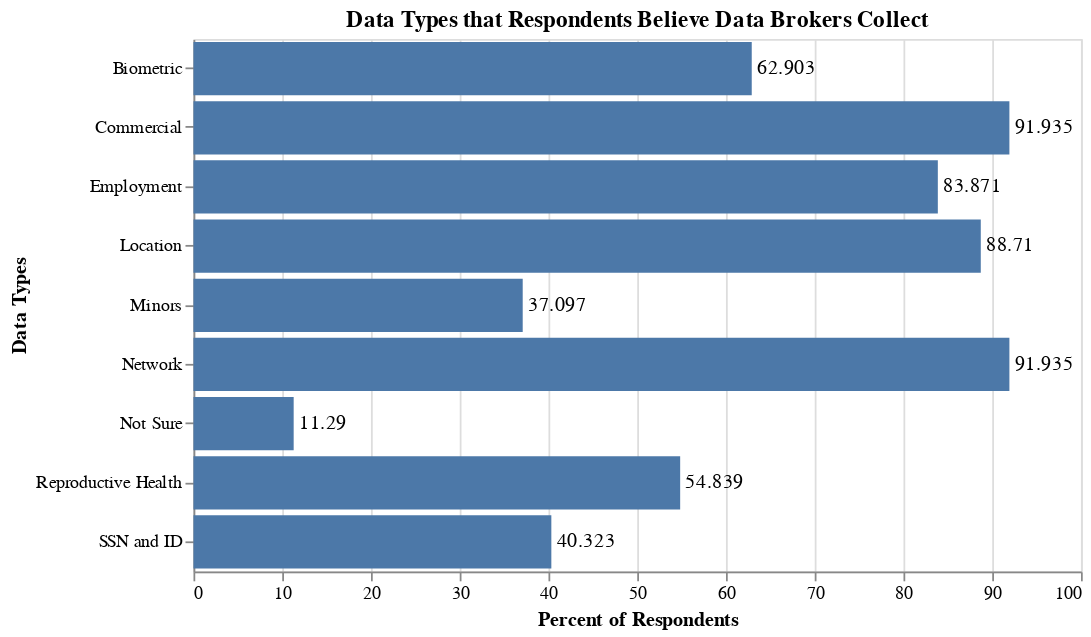

Write notebook code for a chart like this one.
### Code cell
def rename_categories(cell, rename_map):
    # Helper function for renaming categories
    for long_name, short_name in rename_map.items():
        cell = cell.replace(long_name, short_name)
    items = [item.strip() for item in cell.split(", ")]
    return ", ".join(items)

def analyze_type_collected(df):
    '''
    Process and analyze data correspond to the survey question "What types of data do you think data brokers collect? (Select all that apply)?" 
    Returns a dataframe with percentages, per response category, of types of data that survey respondents think data brokers collect.
    Graphs a corresponding plot of frequencies by each response.
    '''
    # Rename category names so it is easier to split by commas
    rename_map = {
        "Location data": "Location",
        "Biometric data (e.g., fingerprint, voice, facial recognition)": "Biometric",
        "Reproductive health-related information": "Reproductive Health",
        "Commercial data (e.g., purchasing and transaction history)": "Commercial",
        "Employment-related data": "Employment",
        "Personal information of individuals under 18": "Minors",
        "Social Security Number and government ID information": "SSN and ID",
        "Network data (e.g., IP address, browsing history)": "Network",
        "Not sure": "Not Sure"
    }
    df["type_collected"] = df["type_collected"].apply(lambda x: rename_categories(x, rename_map))

    # Split by comma and explode into rows and strip whitespace
    split_df = df["type_collected"].str.split(",").explode()
    split_df = split_df.str.strip()

    # One-Hot Encode Columns
    one_hot = pd.get_dummies(split_df)
    one_hot = one_hot.groupby(split_df.index).max()
    one_hot = pd.DataFrame(one_hot)

    # Calculate Percentages and put in a dictionary
    percentages = dict(zip(one_hot.columns, np.round(one_hot.mean() * 100, 3)))
    percent_df = pd.DataFrame({
        'Category': list(percentages.keys()),
        'Percent': list(percentages.values())
    })

    # Graph
    bars = (
        alt.Chart(percent_df)
        .mark_bar()
        .encode(
            x=alt.X('Percent:Q', title='Percent of Respondents'),
            y=alt.Y('Category:N', title="Data Types"),
            tooltip=['Category', 'Percent']
        )
        .properties(height=300, width=500, title="Data Types that Respondents Believe Data Brokers Collect")
    )

    text = bars.mark_text(
        align='left',
        baseline='middle',
        dx=3
    ).encode(
        text='Percent:Q'
    )

    display(percent_df)
    chart = bars + text

    return chart

survey_type_collected = analyze_type_collected(survey)
display(survey_type_collected)
survey_type_collected.save("imgs/Data Types that Respondents Believe Data Brokers Collect.svg")

### Figure 1 — Vega-Lite specification as saved in the notebook (floating-point values rounded to 4 significant figures)
{"config": {"view": {"continuousWidth": 300, "continuousHeight": 300}}, "layer": [{"mark": {"type": "bar"}, "encoding": {"tooltip": [{"field": "Category", "type": "nominal"}, {"field": "Percent", "type": "quantitative"}], "x": {"field": "Percent", "title": "Percent of Respondents", "type": "quantitative"}, "y": {"field": "Category", "title": "Data Types", "type": "nominal"}}, "title": "Data Types that Respondents Believe Data Brokers Collect"}, {"mark": {"type": "text", "align": "left", "baseline": "middle", "dx": 3}, "encoding": {"text": {"field": "Percent", "type": "quantitative"}, "tooltip": [{"field": "Category", "type": "nominal"}, {"field": "Percent", "type": "quantitative"}], "x": {"field": "Percent", "title": "Percent of Respondents", "type": "quantitative"}, "y": {"field": "Category", "title": "Data Types", "type": "nominal"}}, "title": "Data Types that Respondents Believe Data Brokers Collect"}], "data": {"name": "data-693e025c73841dda895fc43ef9345a6b"}, "height": 300, "width": 500, "$schema": "https://vega.github.io/schema/vega-lite/v5.20.1.json", "datasets": {"data-693e025c73841dda895fc43ef9345a6b": [{"Category": "Biometric", "Percent": 62.9}, {"Category": "Commercial", "Percent": 91.94}, {"Category": "Employment", "Percent": 83.87}, {"Category": "Location", "Percent": 88.71}, {"Category": "Minors", "Percent": 37.1}, {"Category": "Network", "Percent": 91.94}, {"Category": "Not Sure", "Percent": 11.29}, {"Category": "Reproductive Health", "Percent": 54.84}, {"Category": "SSN and ID", "Percent": 40.32}]}}
